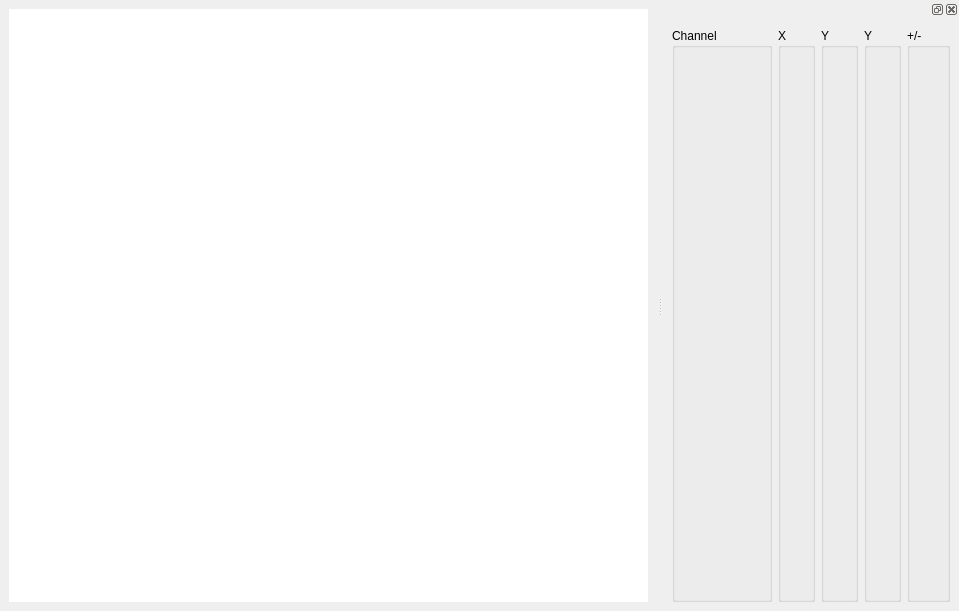
<?xml version="1.0" encoding="UTF-8"?>
<ui version="4.0">
 <class>PlotDisplayWindow</class>
 <widget class="QMainWindow" name="PlotDisplayWindow">
  <property name="geometry">
   <rect>
    <x>0</x>
    <y>0</y>
    <width>959</width>
    <height>611</height>
   </rect>
  </property>
  <property name="windowTitle">
   <string>MainWindow</string>
  </property>
  <widget class="QWidget" name="centralwidget">
   <layout class="QHBoxLayout" name="horizontalLayout_2">
    <item>
     <widget class="QWidget" name="plot_holder" native="true">
      <property name="sizePolicy">
       <sizepolicy hsizetype="Expanding" vsizetype="Expanding">
        <horstretch>0</horstretch>
        <verstretch>0</verstretch>
       </sizepolicy>
      </property>
      <property name="palette">
       <palette>
        <active>
         <colorrole role="WindowText">
          <brush brushstyle="SolidPattern">
           <color alpha="255">
            <red>0</red>
            <green>0</green>
            <blue>0</blue>
           </color>
          </brush>
         </colorrole>
         <colorrole role="Button">
          <brush brushstyle="SolidPattern">
           <color alpha="255">
            <red>255</red>
            <green>255</green>
            <blue>255</blue>
           </color>
          </brush>
         </colorrole>
         <colorrole role="Light">
          <brush brushstyle="SolidPattern">
           <color alpha="255">
            <red>255</red>
            <green>255</green>
            <blue>255</blue>
           </color>
          </brush>
         </colorrole>
         <colorrole role="Midlight">
          <brush brushstyle="SolidPattern">
           <color alpha="255">
            <red>255</red>
            <green>255</green>
            <blue>255</blue>
           </color>
          </brush>
         </colorrole>
         <colorrole role="Dark">
          <brush brushstyle="SolidPattern">
           <color alpha="255">
            <red>127</red>
            <green>127</green>
            <blue>127</blue>
           </color>
          </brush>
         </colorrole>
         <colorrole role="Mid">
          <brush brushstyle="SolidPattern">
           <color alpha="255">
            <red>170</red>
            <green>170</green>
            <blue>170</blue>
           </color>
          </brush>
         </colorrole>
         <colorrole role="Text">
          <brush brushstyle="SolidPattern">
           <color alpha="255">
            <red>0</red>
            <green>0</green>
            <blue>0</blue>
           </color>
          </brush>
         </colorrole>
         <colorrole role="BrightText">
          <brush brushstyle="SolidPattern">
           <color alpha="255">
            <red>255</red>
            <green>255</green>
            <blue>255</blue>
           </color>
          </brush>
         </colorrole>
         <colorrole role="ButtonText">
          <brush brushstyle="SolidPattern">
           <color alpha="255">
            <red>0</red>
            <green>0</green>
            <blue>0</blue>
           </color>
          </brush>
         </colorrole>
         <colorrole role="Base">
          <brush brushstyle="SolidPattern">
           <color alpha="255">
            <red>255</red>
            <green>255</green>
            <blue>255</blue>
           </color>
          </brush>
         </colorrole>
         <colorrole role="Window">
          <brush brushstyle="SolidPattern">
           <color alpha="255">
            <red>255</red>
            <green>255</green>
            <blue>255</blue>
           </color>
          </brush>
         </colorrole>
         <colorrole role="Shadow">
          <brush brushstyle="SolidPattern">
           <color alpha="255">
            <red>0</red>
            <green>0</green>
            <blue>0</blue>
           </color>
          </brush>
         </colorrole>
         <colorrole role="AlternateBase">
          <brush brushstyle="SolidPattern">
           <color alpha="255">
            <red>255</red>
            <green>255</green>
            <blue>255</blue>
           </color>
          </brush>
         </colorrole>
         <colorrole role="ToolTipBase">
          <brush brushstyle="SolidPattern">
           <color alpha="255">
            <red>255</red>
            <green>255</green>
            <blue>220</blue>
           </color>
          </brush>
         </colorrole>
         <colorrole role="ToolTipText">
          <brush brushstyle="SolidPattern">
           <color alpha="255">
            <red>0</red>
            <green>0</green>
            <blue>0</blue>
           </color>
          </brush>
         </colorrole>
        </active>
        <inactive>
         <colorrole role="WindowText">
          <brush brushstyle="SolidPattern">
           <color alpha="255">
            <red>0</red>
            <green>0</green>
            <blue>0</blue>
           </color>
          </brush>
         </colorrole>
         <colorrole role="Button">
          <brush brushstyle="SolidPattern">
           <color alpha="255">
            <red>255</red>
            <green>255</green>
            <blue>255</blue>
           </color>
          </brush>
         </colorrole>
         <colorrole role="Light">
          <brush brushstyle="SolidPattern">
           <color alpha="255">
            <red>255</red>
            <green>255</green>
            <blue>255</blue>
           </color>
          </brush>
         </colorrole>
         <colorrole role="Midlight">
          <brush brushstyle="SolidPattern">
           <color alpha="255">
            <red>255</red>
            <green>255</green>
            <blue>255</blue>
           </color>
          </brush>
         </colorrole>
         <colorrole role="Dark">
          <brush brushstyle="SolidPattern">
           <color alpha="255">
            <red>127</red>
            <green>127</green>
            <blue>127</blue>
           </color>
          </brush>
         </colorrole>
         <colorrole role="Mid">
          <brush brushstyle="SolidPattern">
           <color alpha="255">
            <red>170</red>
            <green>170</green>
            <blue>170</blue>
           </color>
          </brush>
         </colorrole>
         <colorrole role="Text">
          <brush brushstyle="SolidPattern">
           <color alpha="255">
            <red>0</red>
            <green>0</green>
            <blue>0</blue>
           </color>
          </brush>
         </colorrole>
         <colorrole role="BrightText">
          <brush brushstyle="SolidPattern">
           <color alpha="255">
            <red>255</red>
            <green>255</green>
            <blue>255</blue>
           </color>
          </brush>
         </colorrole>
         <colorrole role="ButtonText">
          <brush brushstyle="SolidPattern">
           <color alpha="255">
            <red>0</red>
            <green>0</green>
            <blue>0</blue>
           </color>
          </brush>
         </colorrole>
         <colorrole role="Base">
          <brush brushstyle="SolidPattern">
           <color alpha="255">
            <red>255</red>
            <green>255</green>
            <blue>255</blue>
           </color>
          </brush>
         </colorrole>
         <colorrole role="Window">
          <brush brushstyle="SolidPattern">
           <color alpha="255">
            <red>255</red>
            <green>255</green>
            <blue>255</blue>
           </color>
          </brush>
         </colorrole>
         <colorrole role="Shadow">
          <brush brushstyle="SolidPattern">
           <color alpha="255">
            <red>0</red>
            <green>0</green>
            <blue>0</blue>
           </color>
          </brush>
         </colorrole>
         <colorrole role="AlternateBase">
          <brush brushstyle="SolidPattern">
           <color alpha="255">
            <red>255</red>
            <green>255</green>
            <blue>255</blue>
           </color>
          </brush>
         </colorrole>
         <colorrole role="ToolTipBase">
          <brush brushstyle="SolidPattern">
           <color alpha="255">
            <red>255</red>
            <green>255</green>
            <blue>220</blue>
           </color>
          </brush>
         </colorrole>
         <colorrole role="ToolTipText">
          <brush brushstyle="SolidPattern">
           <color alpha="255">
            <red>0</red>
            <green>0</green>
            <blue>0</blue>
           </color>
          </brush>
         </colorrole>
        </inactive>
        <disabled>
         <colorrole role="WindowText">
          <brush brushstyle="SolidPattern">
           <color alpha="255">
            <red>127</red>
            <green>127</green>
            <blue>127</blue>
           </color>
          </brush>
         </colorrole>
         <colorrole role="Button">
          <brush brushstyle="SolidPattern">
           <color alpha="255">
            <red>255</red>
            <green>255</green>
            <blue>255</blue>
           </color>
          </brush>
         </colorrole>
         <colorrole role="Light">
          <brush brushstyle="SolidPattern">
           <color alpha="255">
            <red>255</red>
            <green>255</green>
            <blue>255</blue>
           </color>
          </brush>
         </colorrole>
         <colorrole role="Midlight">
          <brush brushstyle="SolidPattern">
           <color alpha="255">
            <red>255</red>
            <green>255</green>
            <blue>255</blue>
           </color>
          </brush>
         </colorrole>
         <colorrole role="Dark">
          <brush brushstyle="SolidPattern">
           <color alpha="255">
            <red>127</red>
            <green>127</green>
            <blue>127</blue>
           </color>
          </brush>
         </colorrole>
         <colorrole role="Mid">
          <brush brushstyle="SolidPattern">
           <color alpha="255">
            <red>170</red>
            <green>170</green>
            <blue>170</blue>
           </color>
          </brush>
         </colorrole>
         <colorrole role="Text">
          <brush brushstyle="SolidPattern">
           <color alpha="255">
            <red>127</red>
            <green>127</green>
            <blue>127</blue>
           </color>
          </brush>
         </colorrole>
         <colorrole role="BrightText">
          <brush brushstyle="SolidPattern">
           <color alpha="255">
            <red>255</red>
            <green>255</green>
            <blue>255</blue>
           </color>
          </brush>
         </colorrole>
         <colorrole role="ButtonText">
          <brush brushstyle="SolidPattern">
           <color alpha="255">
            <red>127</red>
            <green>127</green>
            <blue>127</blue>
           </color>
          </brush>
         </colorrole>
         <colorrole role="Base">
          <brush brushstyle="SolidPattern">
           <color alpha="255">
            <red>255</red>
            <green>255</green>
            <blue>255</blue>
           </color>
          </brush>
         </colorrole>
         <colorrole role="Window">
          <brush brushstyle="SolidPattern">
           <color alpha="255">
            <red>255</red>
            <green>255</green>
            <blue>255</blue>
           </color>
          </brush>
         </colorrole>
         <colorrole role="Shadow">
          <brush brushstyle="SolidPattern">
           <color alpha="255">
            <red>0</red>
            <green>0</green>
            <blue>0</blue>
           </color>
          </brush>
         </colorrole>
         <colorrole role="AlternateBase">
          <brush brushstyle="SolidPattern">
           <color alpha="255">
            <red>255</red>
            <green>255</green>
            <blue>255</blue>
           </color>
          </brush>
         </colorrole>
         <colorrole role="ToolTipBase">
          <brush brushstyle="SolidPattern">
           <color alpha="255">
            <red>255</red>
            <green>255</green>
            <blue>220</blue>
           </color>
          </brush>
         </colorrole>
         <colorrole role="ToolTipText">
          <brush brushstyle="SolidPattern">
           <color alpha="255">
            <red>0</red>
            <green>0</green>
            <blue>0</blue>
           </color>
          </brush>
         </colorrole>
        </disabled>
       </palette>
      </property>
      <property name="autoFillBackground">
       <bool>true</bool>
      </property>
     </widget>
    </item>
   </layout>
  </widget>
  <widget class="QMenuBar" name="menubar">
   <property name="geometry">
    <rect>
     <x>0</x>
     <y>0</y>
     <width>959</width>
     <height>21</height>
    </rect>
   </property>
  </widget>
  <widget class="QDockWidget" name="dockWidget">
   <attribute name="dockWidgetArea">
    <number>2</number>
   </attribute>
   <widget class="QWidget" name="dockWidgetContents">
    <layout class="QHBoxLayout" name="horizontalLayout">
     <item>
      <widget class="QGroupBox" name="groupBox_Name">
       <property name="sizePolicy">
        <sizepolicy hsizetype="Fixed" vsizetype="Expanding">
         <horstretch>0</horstretch>
         <verstretch>0</verstretch>
        </sizepolicy>
       </property>
       <property name="minimumSize">
        <size>
         <width>100</width>
         <height>0</height>
        </size>
       </property>
       <property name="title">
        <string>Channel</string>
       </property>
      </widget>
     </item>
     <item>
      <widget class="QGroupBox" name="groupBox_X">
       <property name="sizePolicy">
        <sizepolicy hsizetype="Fixed" vsizetype="Expanding">
         <horstretch>0</horstretch>
         <verstretch>0</verstretch>
        </sizepolicy>
       </property>
       <property name="title">
        <string>X</string>
       </property>
      </widget>
     </item>
     <item>
      <widget class="QGroupBox" name="groupBox_Y">
       <property name="sizePolicy">
        <sizepolicy hsizetype="Fixed" vsizetype="Expanding">
         <horstretch>0</horstretch>
         <verstretch>0</verstretch>
        </sizepolicy>
       </property>
       <property name="title">
        <string>Y</string>
       </property>
      </widget>
     </item>
     <item>
      <widget class="QGroupBox" name="groupBox_YR">
       <property name="sizePolicy">
        <sizepolicy hsizetype="Fixed" vsizetype="Expanding">
         <horstretch>0</horstretch>
         <verstretch>0</verstretch>
        </sizepolicy>
       </property>
       <property name="title">
        <string>Y</string>
       </property>
      </widget>
     </item>
     <item>
      <widget class="QGroupBox" name="groupBox_invert">
       <property name="sizePolicy">
        <sizepolicy hsizetype="Fixed" vsizetype="Expanding">
         <horstretch>0</horstretch>
         <verstretch>0</verstretch>
        </sizepolicy>
       </property>
       <property name="title">
        <string>+/-</string>
       </property>
      </widget>
     </item>
    </layout>
   </widget>
  </widget>
  <action name="actionSave_figure">
   <property name="text">
    <string>Save figure</string>
   </property>
  </action>
  <action name="actionQuit">
   <property name="text">
    <string>Quit</string>
   </property>
  </action>
 </widget>
 <resources/>
 <connections/>
</ui>
